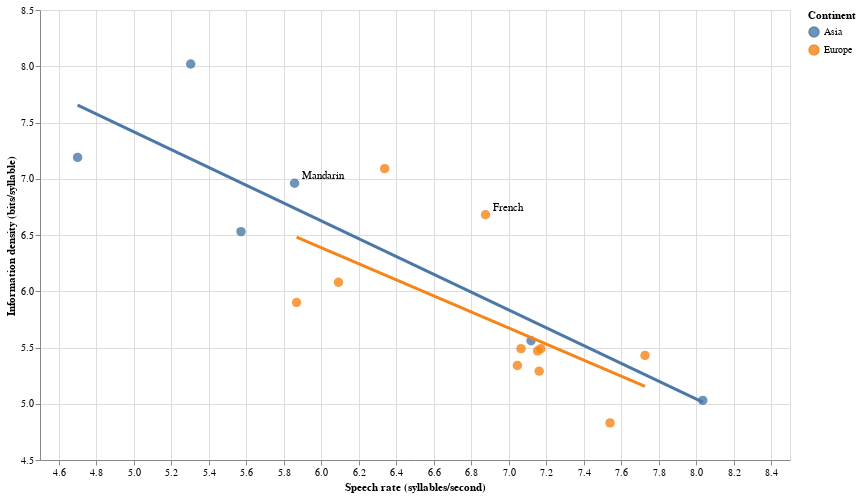

Write notebook code for a chart like this one.
### Markdown cell above
<div class="alert alert-info" style="color:black">

### Question 2
rubric={reasoning:2,accuracy:3}
    
<h4>Python</h4> 
<ol type="1">
<li>While the information density of each language have already been provided to us, we will have to approximate the speech rate (syllables per second) of each language via the <code>spoken_texts</code> dataset. Using this data, calculate the average speech rate per language (for now, treat all entries as individual observations, even if some are read by the same person).</li>
    <li>Create a new column, <code>speech_rate</code>, in the <code>languages</code> data frame that hold these average values. Since the calculated values are not in the same order as the languages in the <code>languages</code> data frame, you cannot simply append it. Instead, you can use the dataframe merge method to join the series of average speech rate values that you just created with the <code>languages</code> dataframe. The language ISO codes could be used as the column to merge on.</li>
<li>Create a scatter plot of the information density versus the speech rate for the <code>languages</code> dataframe. Use the same groupings as in the previous scatter plot you made and add one trend line per group. Label the same points with text labels as in the previous scatterplot. Zoom in to the extent of the data instead of forcing zero to be in the axes.</li>
<li>Write a few sentences under the plot describing the relationship you observe. Based on this plot, do speakers of any particular languages appear to be more efficient at conveying information?</li>
</ol>
    
</div>

### Code cell
# YOUR ANSWER GOES HERE
import altair as alt
import pandas as pd
import numpy as np

languages_df = pd.read_csv("languages.csv")
spoken_df = pd.read_csv("spoken-texts.csv")
#languages_df.columns, spoken_df.columns

speech_rate_by_lang = (
    spoken_df.assign(speech_rate = spoken_df["syllables"] / spoken_df["duration"])
            .groupby("iso_lang", as_index=False)["speech_rate"]
            .mean()
)

languages_df = languages_df.merge(speech_rate_by_lang, on="iso_lang", how="left")

languages_df[["language","iso_lang","information_density","speech_rate","continent"]].head()

base2 = (
    alt.Chart(languages_df.dropna(subset=["speech_rate", "information_density"]))
    .mark_circle(size=90, opacity=0.8)
    .encode(
        x=alt.X("speech_rate:Q", title="Speech rate (syllables/second)", scale=alt.Scale(zero=False)),
        y=alt.Y("information_density:Q", title="Information density (bits/syllable)", scale=alt.Scale(zero=False)),
        color=alt.Color("continent:N", title="Continent"),
        tooltip=["language:N","continent:N","speech_rate:Q","information_density:Q"]
    )
    .properties(width=750, height=450)
)

trend2 = (
    alt.Chart(languages_df.dropna(subset=["speech_rate", "information_density"]))
    .transform_regression("speech_rate", "information_density", groupby=["continent"], method="linear")
    .mark_line(size=3)
    .encode(
        x=alt.X("speech_rate:Q", scale=alt.Scale(zero=False)),
        y=alt.Y("information_density:Q", scale=alt.Scale(zero=False)),
        color="continent:N"
    )
)

label_names = ["Mandarin", "French"]

labels2 = (
    alt.Chart(languages_df[languages_df["language"].isin(label_names)])
    .mark_text(align="left", dx=7, dy=-7, color="black")
    .encode(
        x=alt.X("speech_rate:Q", scale=alt.Scale(zero=False)),
        y=alt.Y("information_density:Q", scale=alt.Scale(zero=False)),
        text="language:N"
    )
)

(base2 + trend2 + labels2).properties(width=750, height=450)

### Figure 1 — Vega-Lite specification as saved in the notebook (floating-point values rounded to 4 significant figures)
{"config": {"view": {"continuousWidth": 300, "continuousHeight": 300}}, "layer": [{"data": {"name": "data-0e93b44f1fcee4704f124f06d1d2adec"}, "mark": {"type": "circle", "opacity": 0.8, "size": 90}, "encoding": {"color": {"field": "continent", "title": "Continent", "type": "nominal"}, "tooltip": [{"field": "language", "type": "nominal"}, {"field": "continent", "type": "nominal"}, {"field": "speech_rate", "type": "quantitative"}, {"field": "information_density", "type": "quantitative"}], "x": {"field": "speech_rate", "scale": {"zero": false}, "title": "Speech rate (syllables/second)", "type": "quantitative"}, "y": {"field": "information_density", "scale": {"zero": false}, "title": "Information density (bits/syllable)", "type": "quantitative"}}}, {"data": {"name": "data-0e93b44f1fcee4704f124f06d1d2adec"}, "mark": {"type": "line", "size": 3}, "encoding": {"color": {"field": "continent", "type": "nominal"}, "x": {"field": "speech_rate", "scale": {"zero": false}, "type": "quantitative"}, "y": {"field": "information_density", "scale": {"zero": false}, "type": "quantitative"}}, "transform": [{"on": "speech_rate", "regression": "information_density", "groupby": ["continent"], "method": "linear"}]}, {"data": {"name": "data-cb716b32398e7ab53b3514c1d4522a0e"}, "mark": {"type": "text", "align": "left", "color": "black", "dx": 7, "dy": -7}, "encoding": {"text": {"field": "language", "type": "nominal"}, "x": {"field": "speech_rate", "scale": {"zero": false}, "type": "quantitative"}, "y": {"field": "information_density", "scale": {"zero": false}, "type": "quantitative"}}}], "height": 450, "width": 750, "$schema": "https://vega.github.io/schema/vega-lite/v6.1.0.json", "datasets": {"data-0e93b44f1fcee4704f124f06d1d2adec": [{"iso_lang": "CAT", "language": "Catalan", "information_density": 5.49, "distinct_syllables": 3600, "continent": "Europe", "speech_rate": 7.065}, {"iso_lang": "CMN", "language": "Mandarin", "information_density": 6.96, "distinct_syllables": 1274, "continent": "Asia", "speech_rate": 5.858}, {"iso_lang": "DEU", "language": "German", "information_density": 6.08, "distinct_syllables": 5100, "continent": "Europe", "speech_rate": 6.092}, {"iso_lang": "ENG", "language": "English", "information_density": 7.09, "distinct_syllables": 6949, "continent": "Europe", "speech_rate": 6.338}, {"iso_lang": "EUS", "language": "Basque", "information_density": 4.83, "distinct_syllables": 2082, "continent": "Europe", "speech_rate": 7.54}, {"iso_lang": "FIN", "language": "Finnish", "information_density": 5.49, "distinct_syllables": 3844, "continent": "Europe", "speech_rate": 7.171}, {"iso_lang": "FRA", "language": "French", "information_density": 6.68, "distinct_syllables": 2949, "continent": "Europe", "speech_rate": 6.876}, {"iso_lang": "HUN", "language": "Hungarian", "information_density": 5.9, "distinct_syllables": 4325, "continent": "Europe", "speech_rate": 5.868}, {"iso_lang": "ITA", "language": "Italian", "information_density": 5.29, "distinct_syllables": 2729, "continent": "Europe", "speech_rate": 7.162}, {"iso_lang": "JPN", "language": "Japanese", "information_density": 5.03, "distinct_syllables": 643, "continent": "Asia", "speech_rate": 8.035}, {"iso_lang": "KOR", "language": "Korean", "information_density": 5.56, "distinct_syllables": 1104, "continent": "Asia", "speech_rate": 7.119}, {"iso_lang": "SPA", "language": "Spanish", "information_density": 5.43, "distinct_syllables": 2778, "continent": "Europe", "speech_rate": 7.727}, {"iso_lang": "SRP", "language": "Serbian", "information_density": 5.47, "distinct_syllables": 3831, "continent": "Europe", "speech_rate": 7.154}, {"iso_lang": "THA", "language": "Thai", "information_density": 7.19, "distinct_syllables": 2438, "continent": "Asia", "speech_rate": 4.701}, {"iso_lang": "TUR", "language": "Turkish", "information_density": 5.34, "distinct_syllables": 3260, "continent": "Europe", "speech_rate": 7.046}, {"iso_lang": "VIE", "language": "Vietnamese", "information_density": 8.02, "distinct_syllables": 2776, "continent": "Asia", "speech_rate": 5.304}, {"iso_lang": "YUE", "language": "Cantonese", "information_density": 6.53, "distinct_syllables": 1298, "continent": "Asia", "speech_rate": 5.572}], "data-cb716b32398e7ab53b3514c1d4522a0e": [{"iso_lang": "CMN", "language": "Mandarin", "information_density": 6.96, "distinct_syllables": 1274, "continent": "Asia", "speech_rate": 5.858}, {"iso_lang": "FRA", "language": "French", "information_density": 6.68, "distinct_syllables": 2949, "continent": "Europe", "speech_rate": 6.876}]}}
